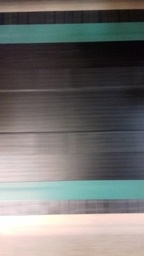
#> input picture images/tasma.jpg, 144 x 256 px, shrunk from 720 x 1280 before the run
$ python filter.py
#> lines starting #> are read from the running program, lines starting #| are printed output that depends on the picture
import cv2
import copy
import numpy as np
import matplotlib.pyplot as plt
from skimage import img_as_float

image = cv2.imread('images/tasma.jpg')
#> image is the input picture: shape (256, 144, 3); mean B, G, R 112.6, 114.3, 115.4

#bound = ([40,40,70], [100,210,210])
bound = ([60, 60, 40], [250, 250, 230])

#istotna jest relacja pomiedzy kolorami - żółtawa carakterystyka
def in_interval(p, a, b):
    threshold = 20
    if a[0] < p[0] < b[0] and a[1] < p[1] < b[1] and a[2] < p[2] < b[2]\
            and p[0] > p[2] + threshold and p[1] > p[2] + threshold:
        return True
    return  False

def threshold_slow(T, img):
    # grab the image dimensions
#> called with T = 3
    h = img.shape[0]
#> h = 256
    w = img.shape[1]
#> w = 144
    print ('Size:', h, w)
#| Size: 256 144
    # loop over the image, pixel by pixel
    for y in range(0, h):
        for x in range(0, w):
            # threshold the pixel
            if in_interval(img[y, x], bound[0], bound[1]):
                img[y, x] = [255, 0, 0]
            else:
                img[y, x] = [0, 0, 0]
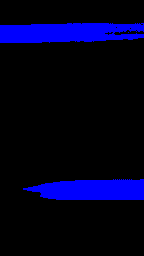
#> img: shape (256, 144, 3); mean of channels 0, 1, 2 31.2, 0, 0; drawn as B, G, R
            #img[y, x] = 255 if img[y, x] >= T else 0
    return img

def adjust_mask(mask, img):
    h = img.shape[0]
    w = img.shape[1]
    for y in range(0, h):
        for x in range(0, w):
            # threshold the pixel
            if mask[y, x] == 255 and not in_interval(img[y, x], bound[0], bound[1]):
                mask[y, x] = 0
    return mask

# [5 lines of commented-out code are left out]
new_image = threshold_slow(3, copy.copy(image))
#new_image = cv2.bitwise_and(hsv, hsv, mask)
fig, ax = plt.subplots(ncols=2, nrows=1, sharex=True, sharey=True)
ax[0].imshow(image)
ax[1].imshow(new_image)
plt.tight_layout()
plt.show()
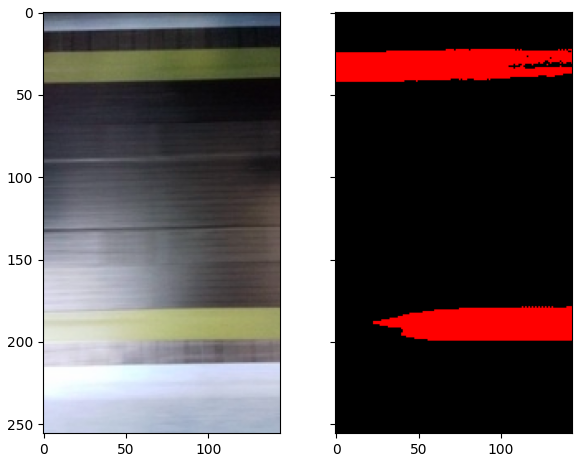
#> figure drawn by matplotlib, 2 panels; B, G, R data is drawn as R, G, B

$ run again, with images/window.jpg copied over images/tasma.jpg
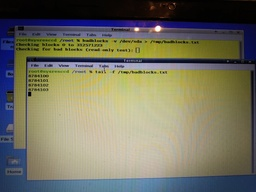
#> input picture images/window.jpg, 256 x 192 px, shrunk from 1112 x 834 before the run
#> image is the input picture: shape (192, 256, 3); mean B, G, R 96.4, 114.1, 115.3
#| Size: 192 256
#> after the loop in threshold_slow, `for y in range(0, h):`:
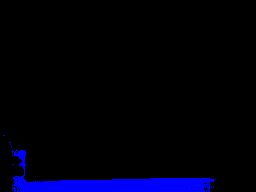
#> img: shape (192, 256, 3); mean of channels 0, 1, 2 13.7, 0, 0; drawn as B, G, R
#> `plt.show()`:
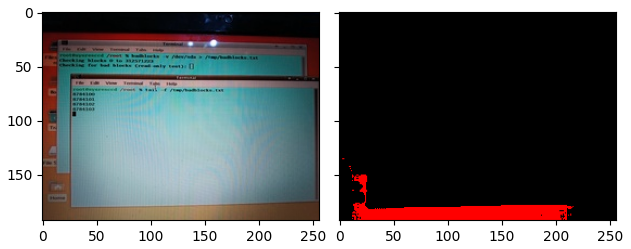
#> figure drawn by matplotlib, 2 panels; B, G, R data is drawn as R, G, B
